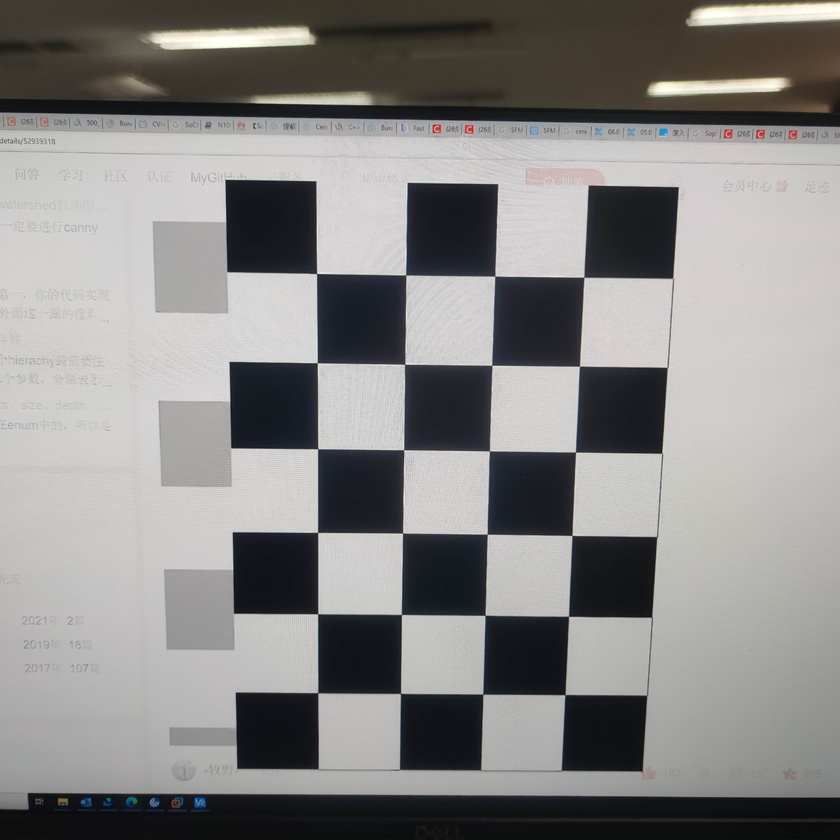
//> input picture 2_surround2D/data/images/nonfisheye/IMG_20220802_191645.jpg, 840 x 840 px, shrunk from 4344 x 4344 before the run
$ ./1-1-1-ImageSplicing ../../2_surround2D/data/images/nonfisheye/IMG_20220802_191645.jpg ../../2_surround2D/data/images/nonfisheye/IMG_20220802_191650.jpg   (built with g++ and OpenCV 4)
//> lines starting //> are read from the running program, lines starting //| are printed output that depends on the picture
#include <iostream>
#include <opencv2/highgui/highgui.hpp>
#include <opencv2/imgproc/imgproc.hpp>
#include <opencv2/features2d/features2d.hpp>
#include <opencv2/calib3d/calib3d.hpp>


int main(int argc, char *argv[])
{
    if (argc != 3)
    {
        std::cerr << "usage: ./main image_left.png image_right.png" << std::endl;
        return -1;
    }

    cv::Mat img_left, img_right;
    img_left = cv::imread(argv[1], CV_LOAD_IMAGE_GRAYSCALE), img_right = cv::imread(argv[2], CV_LOAD_IMAGE_GRAYSCALE);
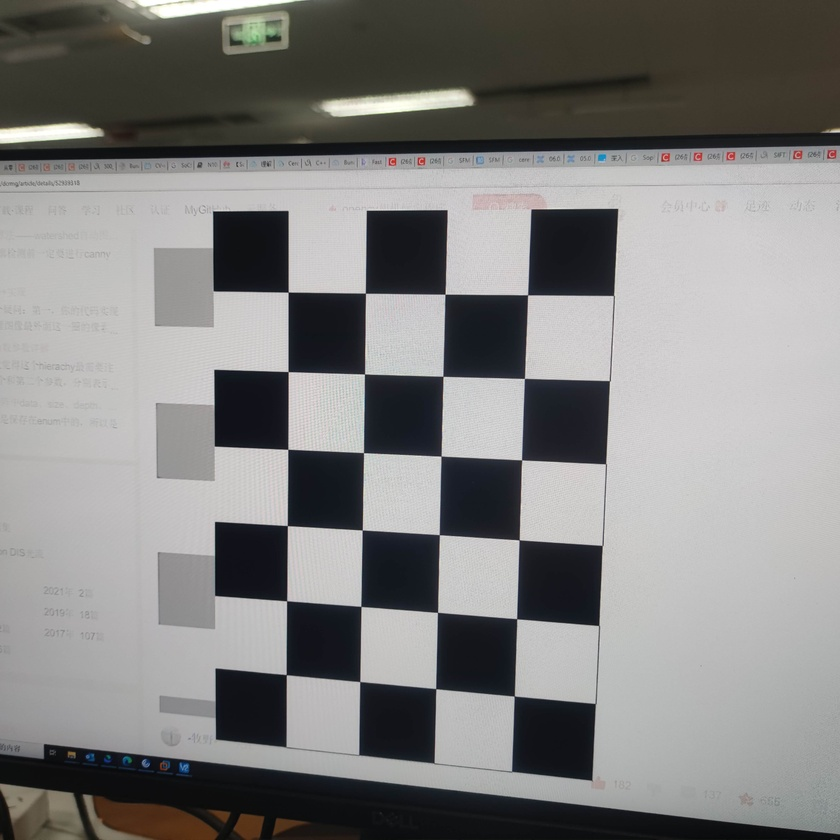
//> input picture 2_surround2D/data/images/nonfisheye/IMG_20220802_191650.jpg, 840 x 840 px, shrunk from 4344 x 4344 before the run
//> img_left: 840 rows x 840 cols, CV_8UC1; min 9, max 255, mean 135.2
//> img_right: 840 rows x 840 cols, CV_8UC1; min 8, max 255, mean 130
    assert(img_left.data != nullptr && img_right.data != nullptr);

    // Match Feature Points
    std::vector<cv::KeyPoint>           keypoints_left, keypoints_right;
    cv::Mat                             descriptors_left, descriptors_right;
    cv::Ptr<cv::FeatureDetector>        detector = cv::ORB::create();
    cv::Ptr<cv::DescriptorExtractor>    descriptor = cv::ORB::create();
    cv::Ptr<cv::DescriptorMatcher>      matcher = cv::DescriptorMatcher::create("BruteForce-Hamming");
    std::vector<cv::DMatch>             matches;
    std::vector<cv::DMatch>             good_matches;

    detector->detect(img_left, keypoints_left);
//> keypoints_left = 500 keypoints; strongest (x, y, size): (318, 272, 31), (315, 275, 31), (316, 365, 31), (316, 361, 31)
    detector->detect(img_right, keypoints_right);
//> keypoints_right = 500 keypoints; strongest (x, y, size): (289, 294, 31), (290, 291, 31), (289, 374, 31), (287, 294, 31)

    descriptor->compute(img_left, keypoints_left, descriptors_left);
    descriptor->compute(img_right, keypoints_right, descriptors_right);

    matcher->match(descriptors_left, descriptors_right, matches);
//> matches = 500 matches

    double dist_max = 0.0, dist_min = 10000.0;
    for (auto &match : matches)
    {
        if (match.distance > dist_max)
        {
            dist_max = match.distance;
        }

        if (match.distance < dist_min)
        {
            dist_min = match.distance;
        }
    }
//> this loop made 500 passes
//> (dist_max, dist_min) on pass 1: (15, 15)
//> dist_min on passes 2, 30, 42, 314: 7, 6, 5, 3
//> after the loop, dist_max = 45; dist_min = 3

    std::cout << "dist_max = " << dist_max << std::endl;
//| dist_max = 45
    std::cout << "dist_min = " << dist_min << std::endl;
//| dist_min = 3

    for (auto &match : matches)
    {
        if (match.distance < std::max<float>(dist_min * 2, 30))
        {
            good_matches.push_back(match);
        }
    }
//> after the loop, good_matches = 485 matches

    std::cout << good_matches.size() << std::endl;
//| 485

    // Step3: Homography Matrix
    std::vector<cv::Point2f> points_left, points_right;
    for (auto &good_match : good_matches)
    {
        points_left.push_back(keypoints_left[good_match.queryIdx].pt);
        points_right.push_back(keypoints_right[good_match.trainIdx].pt);
    }
//> after the loop, points_left = 485 Points (x, y), first 12: [482, 691], [564, 692], [316, 691], [402, 692], [484, 692], [566, 692], [316, 534], [480, 693], [316, 694], [486, 618], [570, 618], [484, 618]; points_right = 485 Points (x, y), first 12: [441.6, 295.2], [363, 533], [512.2, 613.8], [283.7, 296.1], [367, 375], [357.6, 604.8], [433.7, 608.3], [288, 597.6], [367.3, 379.2], [515, 699], [367.2, 295.2], [357.6, 604.8]

    cv::Mat homography_matrix;
    homography_matrix = cv::findHomography(points_left, points_right, cv::RANSAC);
//> homography_matrix = [[-0.477, -0.021, 285], [-0.747, -0.0335, 446.4], [-0.00167, -7.39e-05, 1]]

    cv::Mat homography_matrix_inv;
    cv::invert(homography_matrix, homography_matrix_inv, cv::DECOMP_LU);
//> homography_matrix_inv = [[174423.6, 7971, -53276921.9], [192284.6, 7018.3, -57942893], [306.3, 13.86, -93484.1]]

    cv::Mat canvas;
    cv::Mat imgSrc_left = cv::imread(argv[1], CV_LOAD_IMAGE_COLOR), imgSrc_right = cv::imread(argv[2], CV_LOAD_IMAGE_COLOR);
//> imgSrc_left is the input picture: 840 rows x 840 cols, CV_8UC3; mean B, G, R 134.1, 135, 136.1
//> imgSrc_right is the input picture: 840 rows x 840 cols, CV_8UC3; mean B, G, R 128.8, 129.9, 130.5

    cv::warpPerspective(imgSrc_right, canvas, homography_matrix_inv, cv::Size(imgSrc_left.cols*2, img_left.rows));
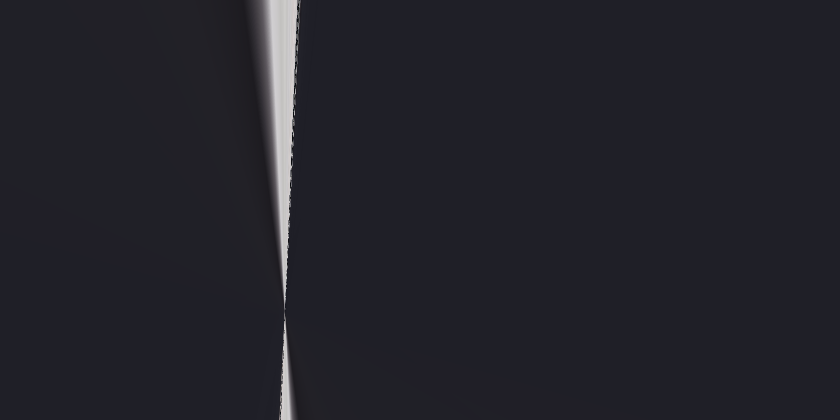
//> canvas: 840 rows x 1680 cols, CV_8UC3 (shown at 1/2 size); mean B, G, R 41.8, 34.2, 34.4
    imgSrc_left.copyTo(canvas(cv::Range::all(), cv::Range(0, imgSrc_left.cols)));
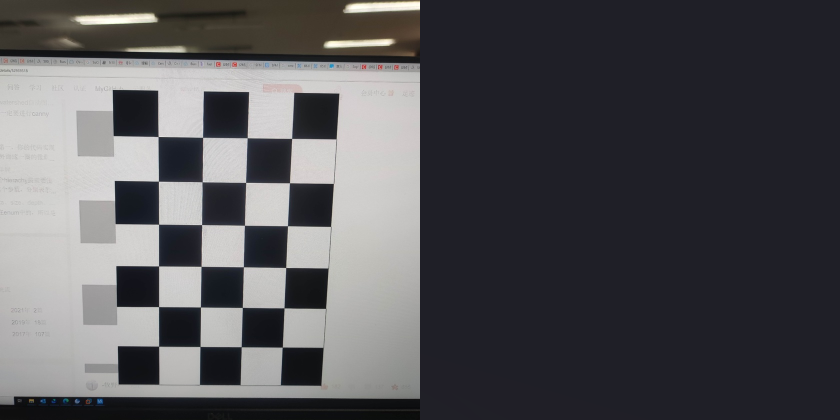
//> canvas: 840 rows x 1680 cols, CV_8UC3 (shown at 1/2 size); mean B, G, R 86.5, 83, 83.6

    cv::imshow("canvas", canvas);

    // Display Image
    cv::Mat outImg1;
    cv::drawMatches(img_left, keypoints_left, img_right, keypoints_right, good_matches, outImg1);
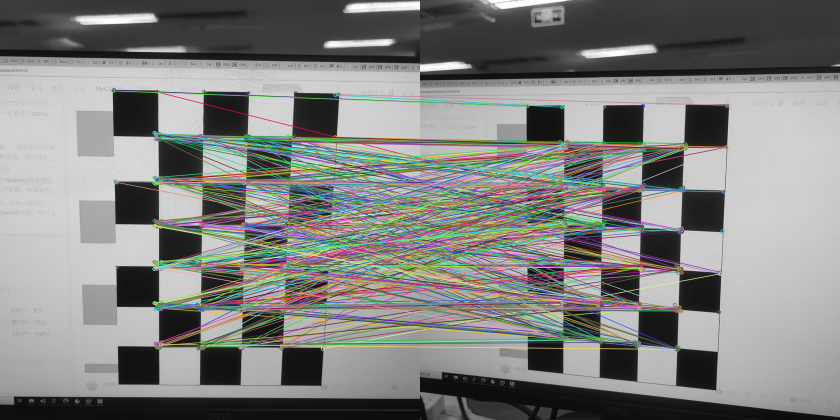
//> outImg1: 840 rows x 1680 cols, CV_8UC3 (shown at 1/2 size); mean B, G, R 127.4, 129.7, 128.9
    cv::imshow("Result Image", outImg1);

    cv::waitKey(0);
    cv::destroyAllWindows();

    return 0;
}
